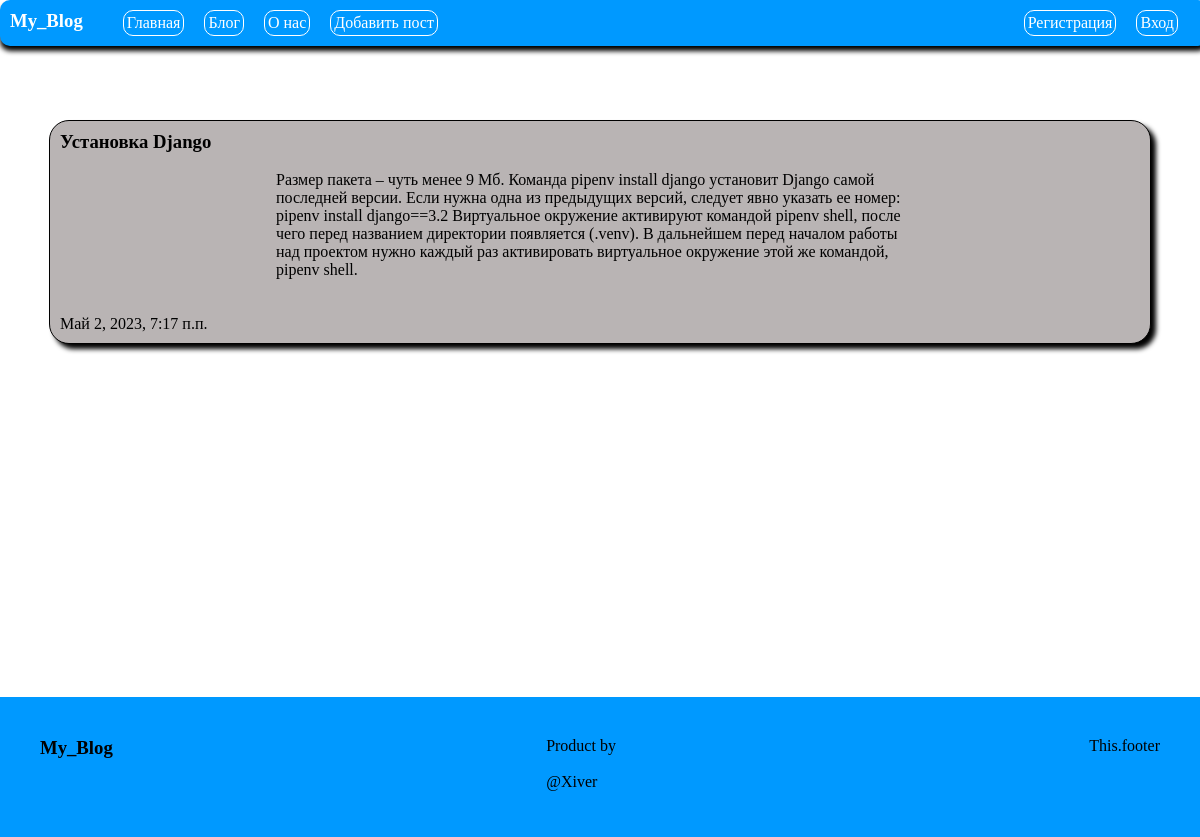
Page /blog/2 on the committed database.
### blog/models.py (models this page shows, shortened)
class Post(models.Model):
    title = models.CharField('Заголовок', max_length=50)
    anons = models.CharField('Анонс', max_length=250)
    text = models.TextField('Статья')
    date = models.DateTimeField('Дата публикации')
    class Meta:
        verbose_name = 'Новость'
        verbose_name_plural = 'Новости'

### blog/views.py (the view)
# urls.py: path('blog/<int:pk>', views.PostsView.as_view(), name='post'),
class PostsView(DetailView): # Класс динамических страниц,наслед. от DetailView
    model = Post             # Указать модель с которой работаем
    template_name = 'blog/post.html' #Указать какой шаблон будет обрабатывать
    context_object_name = 'post' #Ключ для передачи в шаблон

### blog/templates/blog/post.html (shortened to what this page needs)
{% extends "blog/layout.html" %}
{% block content %}
<main>
    <div class="card">
        <h3>{{ post.title }}</h3><br>
        <div class="text_post">
            <p>{{ post.text }}</p>
        </div><br>
        <p>{{ post.author }}</p><br>
        <p>{{ post.date }}</p>
    </div>
</main>
{% endblock %}

### blog/static/blog/css/style.css (style rules this page uses)
* { margin: 0; padding: 0; }
body { background-color: white; height: 100vh; }
main { min-height: calc(78.4vh - 100px); background-color: white; width: 100%; height: auto; margin-left: auto; margin-right: auto; margin-top: 0; margin-bottom: 20px; padding-top: 100px; padding-bottom: 50px; }
.card { background-color: rgb(185, 180, 180); margin-left: auto; margin-right: auto; width: 90%; border: 1px solid; box-shadow: 5px 5px 5px black; margin-top: 20px; border-radius: 20px; padding: 10px; }
.text_post { width: 60%; margin-left: auto; margin-right: auto; }

### rows in the picture
Post: title "Установка Django", text "Размер пакета – чуть менее 9 Мб. Команда pipenv install django установит Django самой последней версии. Если нужна одна из предыдущих версий, следует явно указать ее номер: pipenv install django==3.2 Виртуальное окружение активируют командой pipenv shell, после чего перед названием директории появляется (.venv). В дальнейшем перед началом работы над проектом нужно каждый раз активировать виртуальное окружение этой же командой, pipenv shell.", date "Май 2, 2023, 7:17 п.п."
